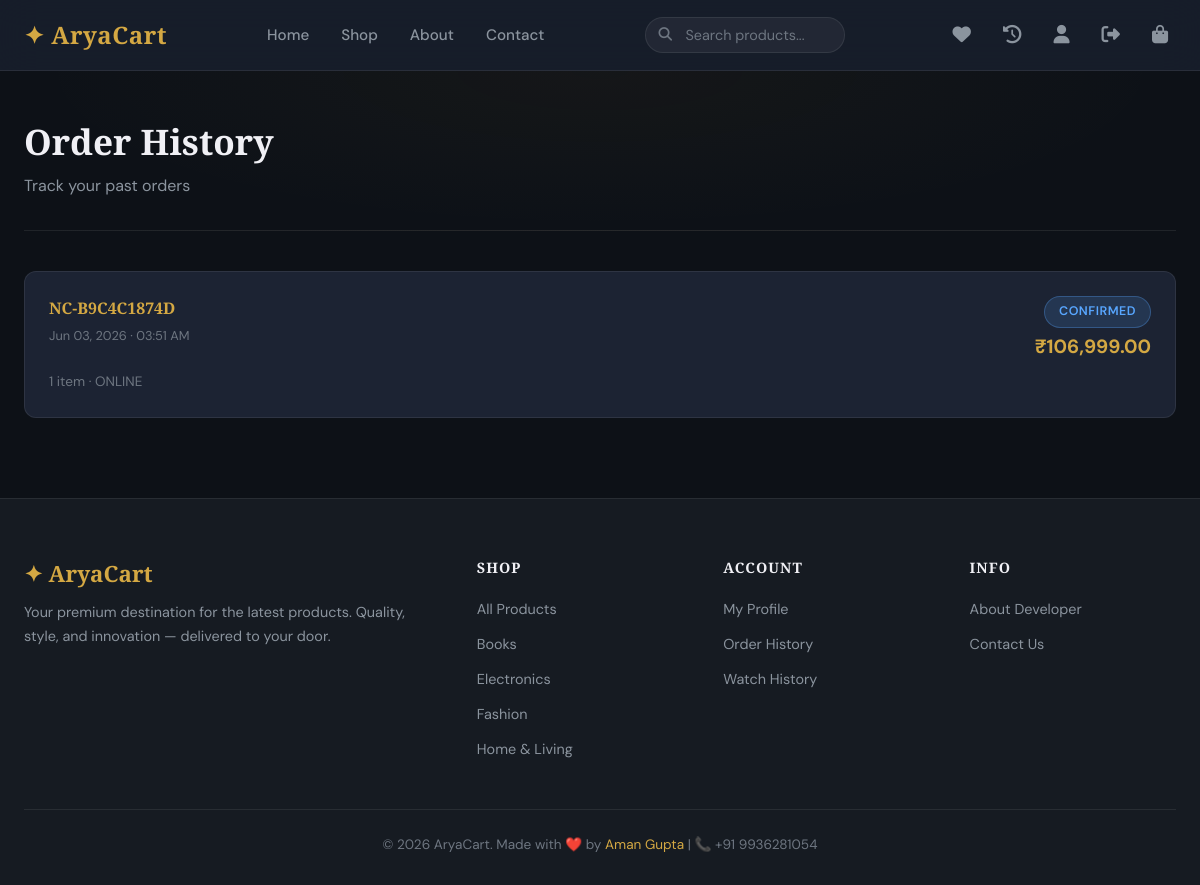
The page /orders/history/ (signed in) on the database its author committed.
### orders/models.py (models this page shows, shortened)
class Order(models.Model):
    STATUS_CHOICES = [
        ('pending', 'Pending'),
        ('confirmed', 'Confirmed'),
        ('shipped', 'Shipped'),
        ('delivered', 'Delivered'),
        ('cancelled', 'Cancelled'),
    ]
    user = models.ForeignKey(User, on_delete=models.CASCADE, related_name='orders')
    order_number = models.CharField(max_length=50, unique=True, editable=False)
    full_name = models.CharField(max_length=200)
    email = models.EmailField()
    phone = models.CharField(max_length=20)
    address = models.TextField()
    city = models.CharField(max_length=100)
    state = models.CharField(max_length=100)
    zipcode = models.CharField(max_length=20)
    total_amount = models.DecimalField(max_digits=10, decimal_places=2)
    discount_amount = models.DecimalField(max_digits=10, decimal_places=2, default=0.00)
    coupon_code = models.CharField(max_length=50, blank=True)
    status = models.CharField(max_length=20, choices=STATUS_CHOICES, default='pending')
    payment_method = models.CharField(max_length=50, default='cod')
    is_paid = models.BooleanField(default=False)
    created_at = models.DateTimeField(auto_now_add=True)
    updated_at = models.DateTimeField(auto_now=True)
    class Meta:
        ordering = ['-created_at']

### store/models.py (models this page shows, shortened)
class Category(models.Model):
    name = models.CharField(max_length=200)
    slug = models.SlugField(max_length=200, unique=True)
    image = models.ImageField(upload_to='categories/', blank=True, null=True)
    description = models.TextField(blank=True)
    class Meta:
        verbose_name_plural = 'Categories'
        ordering = ['name']

### orders/views.py (the view)
# urls.py: path('history/', views.order_history, name='order_history'),
@login_required
def order_history(request):
    orders = Order.objects.filter(user=request.user).order_by('-created_at')
    context = {
        'orders': orders,
    }
    return render(request, 'orders/order_history.html', context)

### cart/context_processors.py (called while the page is built)
def cart_count(request):
    count = 0
    try:
        if request.user.is_authenticated:
            cart = Cart.objects.filter(user=request.user).first()
        else:
            session_key = request.session.session_key
            if session_key:
                cart = Cart.objects.filter(session_key=session_key, user=None).first()
            else:
                cart = None
        if cart:
            count = cart.total_items
    except Exception:
        pass
    return {'cart_count': count}

### cart/models.py (called while the page is built)
    @property
    def total_items(self):
        return sum(item.quantity for item in self.items.all())

### store/context_processors.py (called while the page is built)
def categories_processor(request):
    return {'all_categories': Category.objects.all()}

### templates/orders/order_history.html (shortened to what this page needs)
{% extends 'base.html' %}
{% load humanize %}
{% block content %}
<div class="container">
    <div class="page-header"><h1>Order History</h1><p>Track your past orders</p></div>
    {% for order in orders %}
    <a href="{% url 'orders:order_detail' order.order_number %}" class="order-card" style="text-decoration:none;color:inherit;">
        <div class="order-header">
            <div><span class="order-num">{{ order.order_number }}</span><div style="font-size:0.8rem;color:var(--text-muted);margin-top:4px;">{{ order.created_at|date:"M d, Y · h:i A" }}</div></div>
            <div style="text-align:right;"><span class="status-badge status-{{ order.status }}">{{ order.get_status_display }}</span><div style="font-size:1.2rem;font-weight:700;margin-top:4px;color:var(--gold);">₹{{ order.total_amount|intcomma }}</div></div>
        </div>
        <div style="font-size:0.85rem;color:var(--text-muted);">{{ order.items.count }} item{{ order.items.count|pluralize }} · {{ order.payment_method|upper }}</div>
    </a>
    {% empty %}
    <div class="empty-state"><div class="empty-icon">📦</div><h3>No Orders Yet</h3><p>Start shopping to see your orders here!</p><a href="{% url 'store:product_list' %}" class="btn-gold">Start Shopping</a></div>
    {% endfor %}
</div>
{% endblock %}

### templates/base.html (shortened to what this page needs)
{% load static %}
<!DOCTYPE html>
<html lang="en">
<head>
    <link rel="stylesheet" href="https://cdnjs.cloudflare.com/ajax/libs/font-awesome/6.5.0/css/all.min.css">
    <link rel="stylesheet" href="{% static 'css/main.css' %}">
</head>
<body>
    <nav class="navbar">
        <div class="container">
            <a href="{% url 'store:home' %}" class="nav-brand" data-no-transition>✦ AryaCart</a>
            <ul class="nav-links">
                <li><a href="{% url 'store:home' %}">Home</a></li>
                <li><a href="{% url 'store:product_list' %}">Shop</a></li>
                <li><a href="{% url 'pages:about' %}">About</a></li>
                <li><a href="{% url 'pages:contact' %}">Contact</a></li>
            </ul>
            <div class="nav-search">
                <i class="fas fa-search search-icon"></i>
                <form action="{% url 'store:search' %}" method="GET">
                    <input type="text" name="q" placeholder="Search products..." autocomplete="off">
                </form>
            </div>
            <div class="nav-actions">
                {% if user.is_authenticated %}
                <a href="{% url 'store:wishlist_view' %}" class="nav-action-btn" title="Wishlist"><i class="fas fa-heart"></i></a>
                <a href="{% url 'store:watch_history' %}" class="nav-action-btn" title="Watch History"><i class="fas fa-clock-rotate-left"></i></a>
                <a href="{% url 'accounts:profile' %}" class="nav-action-btn" title="Profile"><i class="fas fa-user"></i></a>
                <a href="{% url 'accounts:logout' %}" class="nav-action-btn" title="Logout"><i class="fas fa-sign-out-alt"></i></a>
                {% else %}
                <a href="{% url 'accounts:login' %}" class="btn-gold btn-sm">Login</a>
                {% endif %}
                <a href="{% url 'cart:cart_view' %}" class="nav-action-btn cart-link" title="Cart">
                    <i class="fas fa-shopping-bag"></i>
                </a>
            </div>
        </div>
    </nav>
    <main>{% block content %}{% endblock %}</main>
    <footer class="footer">
        <div class="container">
            <div class="footer-grid">
                <div class="footer-brand">
                    <h3>✦ AryaCart</h3>
                    <p>Your premium destination for the latest products. Quality, style, and innovation — delivered to your door.</p>
                </div>
                <div class="footer-col">
                    <h4>Shop</h4>
                    <ul>
                        <li><a href="{% url 'store:product_list' %}">All Products</a></li>
                        {% for cat in all_categories|slice:":4" %}
                        <li><a href="{% url 'store:category_products' slug=cat.slug %}">{{ cat.name }}</a></li>
                        {% endfor %}
                    </ul>
                </div>
                <div class="footer-col">
                    <h4>Account</h4>
                    <ul>
                        {% if user.is_authenticated %}
                        <li><a href="{% url 'accounts:profile' %}">My Profile</a></li>
                        <li><a href="{% url 'orders:order_history' %}">Order History</a></li>
                        <li><a href="{% url 'store:watch_history' %}">Watch History</a></li>
                        {% else %}
                        <li><a href="{% url 'accounts:login' %}">Login</a></li>
                        <li><a href="{% url 'accounts:register' %}">Register</a></li>
                        {% endif %}
                    </ul>
                </div>
                <div class="footer-col">
                    <h4>Info</h4>
                    <ul>
                        <li><a href="{% url 'pages:about' %}">About Developer</a></li>
                        <li><a href="{% url 'pages:contact' %}">Contact Us</a></li>
                    </ul>
                </div>
            </div>
            <div class="footer-bottom">
                <p>&copy; 2026 AryaCart. Made with ❤️ by <a href="https://github.com/aryaaman577" style="color:var(--gold);">Aman Gupta</a> | 📞 +91 9936281054</p>
            </div>
        </div>
    </footer>
</body>
</html>

### rows shown on the page
Order: order_number "NC-B9C4C1874D", created_at "Jun 03, 2026 · 03:51 AM", status "CONFIRMED", total_amount "106,999.00", items.count "1", payment_method "ONLINE"
Category: name "Books"
Category: name "Electronics"
Category: name "Fashion"
Category: name "Home & Living"
